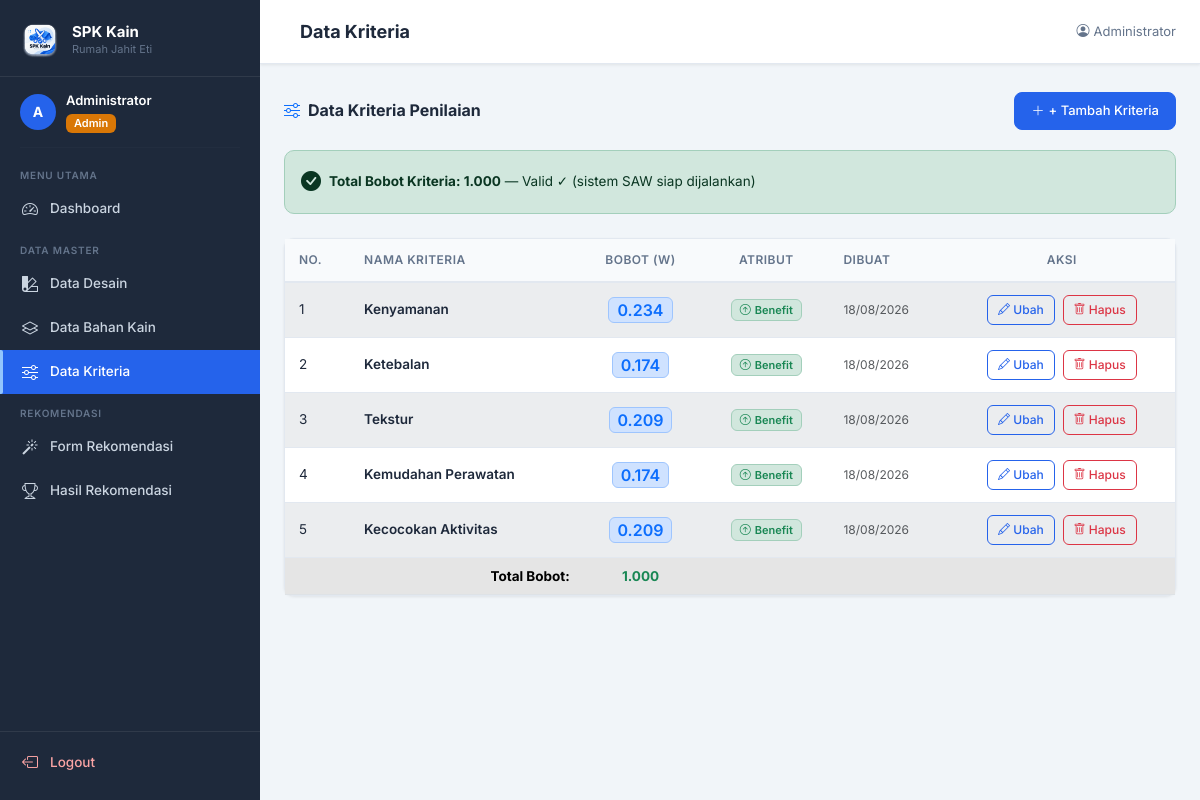
The app's page /public/kriteria/index.php (signed in) with its own data.
### tables this page shows
CREATE TABLE `kriteria` (
  `id`            INT          NOT NULL AUTO_INCREMENT,
  `nama_kriteria` VARCHAR(50)  NOT NULL,
  `bobot`         DECIMAL(5,3) NOT NULL COMMENT '0.000–1.000; total semua baris harus = 1.000',
  `atribut`       ENUM('benefit','cost') NOT NULL DEFAULT 'benefit',
  `created_at`    TIMESTAMP    NOT NULL DEFAULT CURRENT_TIMESTAMP,
  PRIMARY KEY (`id`)
);

### src/autoload.php (called while the page is built, shortened)
<?php
spl_autoload_register(function (string $class): void {
    $namespaceMap = [
        'Config\\'     => BASE_PATH . '/src/Config/',
        'Models\\'     => BASE_PATH . '/src/Models/',
        'Services\\'   => BASE_PATH . '/src/Services/',
        'Middleware\\' => BASE_PATH . '/src/Middleware/',
        'Helpers\\'    => BASE_PATH . '/src/Helpers/',
    ];
    foreach ($namespaceMap as $namespace => $dir) {
        if (str_starts_with($class, $namespace)) {
            $relative = substr($class, strlen($namespace));
            $file     = $dir . str_replace('\\', '/', $relative) . '.php';
            if (file_exists($file)) {
                return;
            }
        }
    }
});

### src/Config/Database.php (called while the page is built, shortened)
<?php
class Database
{
    private static ?PDO $instance = null;
    private static string $host     = '127.0.0.1';
    private static int    $port     = 3307;
    private static string $dbname   = 'spk_saw_kain';
    private static string $username = 'root';
    private static string $password = '';
    private static string $charset  = 'utf8mb4';
    public static function getInstance(): PDO
    {
        if (self::$instance === null) {
            $dsn = sprintf(
                'mysql:host=%s;port=%d;dbname=%s;charset=%s',
                self::$host,
                self::$port,
                self::$dbname,
                self::$charset
            );
            $options = [
                PDO::ATTR_ERRMODE            => PDO::ERRMODE_EXCEPTION,
                PDO::ATTR_DEFAULT_FETCH_MODE => PDO::FETCH_ASSOC,
                PDO::ATTR_EMULATE_PREPARES   => false,
            ];
            try {
                self::$instance = new PDO($dsn, self::$username, self::$password, $options);
            } catch (PDOException $e) {
                error_log('[DB Error] ' . $e->getMessage());
                die('Koneksi database gagal. Hubungi administrator.');
            }
        }
        return self::$instance;
    }
}

### src/Models/Kriteria.php (called while the page is built, shortened)
<?php
class Kriteria
{
    private PDO $db;
    public function __construct()
    {
        $this->db = Database::getInstance();
    }
    public function getAll(): array
    {
        $stmt = $this->db->query(
            'SELECT id, nama_kriteria, bobot, atribut, created_at FROM kriteria ORDER BY id'
        );
        return $stmt->fetchAll();
    }
    public function getTotalBobot(): float
    {
        $result = $this->db->query('SELECT SUM(bobot) FROM kriteria')->fetchColumn();
        return $result !== null ? round((float)$result, 3) : 0.0;
    }
}

### public/kriteria/index.php (the view, shortened to what this page needs)
<?php
require_once __DIR__ . '/../../src/autoload.php';
$modelKriteria = new Kriteria();
$kriteriaList  = $modelKriteria->getAll();
$totalBobot    = $modelKriteria->getTotalBobot();
$bobotValid    = abs($totalBobot - 1.0) <= 0.001;
require_once __DIR__ . '/../partials/header.php';
?>
<div class="layout-wrapper">
    <?php require_once __DIR__ . '/../partials/sidebar.php'; ?>
    <main class="main-content">
        <?php require_once __DIR__ . '/../partials/navbar.php'; ?>
        <div class="content-wrapper">
            <div class="section-header">
                <h2 class="section-title">
                    <i class="bi bi-sliders me-2 text-primary"></i>Data Kriteria Penilaian
                </h2>
                <?php if ($_SESSION['role'] === 'admin'): ?>
                <a href="/spk-saw-kain/public/kriteria/create.php" class="btn btn-primary">
                    <i class="bi bi-plus-lg me-1"></i>+ Tambah Kriteria
                </a>
                <?php endif; ?>
            </div>
            <div class="alert <?= $bobotValid ? 'alert-success' : 'alert-danger' ?> d-flex align-items-center mb-4">
                <i class="bi <?= $bobotValid ? 'bi-check-circle-fill' : 'bi-exclamation-triangle-fill' ?> me-2 fs-5"></i>
                <div>
                    <strong>Total Bobot Kriteria: <?= number_format($totalBobot, 3) ?></strong>
                    <?php if ($bobotValid): ?>
                        — Valid ✓ (sistem SAW siap dijalankan)
                    <?php else: ?>
                        — <strong>Tidak valid!</strong> Total harus = 1.000.
                        Selisih: <?= number_format(abs(1.0 - $totalBobot), 3) ?>
                    <?php endif; ?>
                </div>
            </div>
            <div class="card">
                <div class="card-body p-0">
                    <?php if (empty($kriteriaList)): ?>
                    <div class="empty-state">
                        <i class="bi bi-sliders"></i>
                        <p>Belum ada data kriteria.</p>
                    </div>
                    <?php else: ?>
                    <div class="table-responsive">
                        <table class="table table-hover table-striped mb-0">
                            <thead>
                                <tr>
                                    <th>No.</th>
                                    <th>Nama Kriteria</th>
                                    <th class="text-center">Bobot (W)</th>
                                    <th class="text-center">Atribut</th>
                                    <th>Dibuat</th>
                                    <?php if ($_SESSION['role'] === 'admin'): ?>
                                    <th class="text-center">Aksi</th>
                                    <?php endif; ?>
                                </tr>
                            </thead>
                            <tbody>
                                <?php foreach ($kriteriaList as $i => $k): ?>
                                <tr>
                                    <td><?= $i + 1 ?></td>
                                    <td class="fw-600"><?= htmlspecialchars($k['nama_kriteria']) ?></td>
                                    <td class="text-center">
                                        <span class="badge bg-primary-subtle text-primary border border-primary-subtle fs-6">
                                            <?= number_format($k['bobot'], 3) ?>
                                        </span>
                                    </td>
                                    <td class="text-center">
                                        <?php if ($k['atribut'] === 'benefit'): ?>
                                        <span class="badge bg-success-subtle text-success border border-success-subtle">
                                            <i class="bi bi-arrow-up-circle me-1"></i>Benefit
                                        </span>
                                        <?php else: ?>
                                        <span class="badge bg-danger-subtle text-danger border border-danger-subtle">
                                            <i class="bi bi-arrow-down-circle me-1"></i>Cost
                                        </span>
                                        <?php endif; ?>
                                    </td>
                                    <td class="text-muted" style="font-size:12px;">
                                        <?= date('d/m/Y', strtotime($k['created_at'])) ?>
                                    </td>
                                    <?php if ($_SESSION['role'] === 'admin'): ?>
                                    <td class="text-center">
                                        <a href="/spk-saw-kain/public/kriteria/edit.php?id=<?= $k['id'] ?>"
                                           class="btn btn-sm btn-outline-primary me-1">
                                            <i class="bi bi-pencil"></i> Ubah
                                        </a>
                                        <a href="/spk-saw-kain/public/kriteria/delete.php?id=<?= $k['id'] ?>"
                                           class="btn btn-sm btn-outline-danger confirm-delete"
                                           data-nama="<?= htmlspecialchars($k['nama_kriteria']) ?>">
                                            <i class="bi bi-trash"></i> Hapus
                                        </a>
                                    </td>
                                    <?php endif; ?>
                                </tr>
                                <?php endforeach; ?>
                            </tbody>
                            <tfoot>
                                <tr class="table-active">
                                    <td colspan="2" class="text-end fw-700">Total Bobot:</td>
                                    <td class="text-center fw-700">
                                        <span class="<?= $bobotValid ? 'text-success' : 'text-danger' ?>">
                                            <?= number_format($totalBobot, 3) ?>
                                        </span>
                                    </td>
                                    <td colspan="<?= $_SESSION['role'] === 'admin' ? 3 : 2 ?>"></td>
                                </tr>
                            </tfoot>
                        </table>
                    </div>
                    <?php endif; ?>
                </div>
            </div>
        </div>
    </main>
</div>
</body>
</html>

### public/assets/css/style.css (style rules this page uses)
:root { --primary: #2563EB; --primary-dark: #1D4ED8; --primary-light: #EFF6FF; --accent: #0EA5E9; --success: #16A34A; --warning: #D97706; --danger: #DC2626; --sidebar-bg: #1E293B; --sidebar-hover: #334155; --sidebar-active: #2563EB; --sidebar-text: #CBD5E1; --sidebar-label: #64748B; --sidebar-width: 260px; --navbar-height: 64px; --bg: #F1F5F9; --surface: #FFFFFF; --border: #E2E8F0; --text-main: #1E293B; --text-muted: #64748B; --radius: 10px; --shadow-sm: 0 1px 3px rgba(0,0,0,.08); --shadow: 0 4px 16px rgba(0,0,0,.10); --shadow-lg: 0 8px 32px rgba(0,0,0,.14); --transition: all .2s ease; }
*, *::before, *::after { box-sizing: border-box; }
html, body { height: 100%; margin: 0; padding: 0; }
body { font-family: 'Inter', system-ui, sans-serif; font-size: 14px; color: var(--text-main); background: var(--bg); }
.layout-wrapper { display: flex; min-height: 100vh; }
.main-content { margin-left: var(--sidebar-width); flex: 1; display: flex; flex-direction: column; min-height: 100vh; }
.content-wrapper { padding: 28px 24px; flex: 1; }
.card { border: 1px solid var(--border); border-radius: var(--radius); box-shadow: var(--shadow-sm); background: var(--surface); }
.card-body { padding: 20px; }
.table { font-size: 13.5px; margin-bottom: 0; }
.table thead th { background: #F8FAFC; color: var(--text-muted); font-weight: 600; font-size: 12px; text-transform: uppercase; letter-spacing: .04em; border-bottom: 2px solid var(--border); padding: 12px 14px; white-space: nowrap; }
.table tbody td { padding: 12px 14px; vertical-align: middle; border-color: var(--border); color: var(--text-main); }
.table-striped > tbody > tr:nth-of-type(odd) > * { background-color: rgba(241,245,249,.5); }
.btn { font-size: 13px; font-weight: 500; border-radius: 8px; padding: 8px 16px; transition: var(--transition); }
.btn-sm { padding: 5px 10px; font-size: 12px; border-radius: 6px; }
.btn-primary { background: var(--primary); border-color: var(--primary); }
.btn-outline-primary { color: var(--primary); border-color: var(--primary); }
.badge { font-size: 11px; font-weight: 600; padding: 4px 8px; border-radius: 6px; }
.fw-600 { font-weight: 600; }
.fw-700 { font-weight: 700; }
.section-header { display: flex; align-items: center; justify-content: space-between; margin-bottom: 20px; gap: 12px; flex-wrap: wrap; }
.section-title { font-size: 16px; font-weight: 700; color: var(--text-main); margin: 0; }
.alert { border-radius: var(--radius); font-size: 13.5px; }

### records on screen
kriteria: nama_kriteria "Kenyamanan", bobot "0.234", atribut "benefit" (drawn), created_at "18/08/2026"
kriteria: nama_kriteria "Ketebalan", bobot "0.174", atribut "benefit" (drawn), created_at "18/08/2026"
kriteria: nama_kriteria "Tekstur", bobot "0.209", atribut "benefit" (drawn), created_at "18/08/2026"
kriteria: nama_kriteria "Kemudahan Perawatan", bobot "0.174", atribut "benefit" (drawn), created_at "18/08/2026"
kriteria: nama_kriteria "Kecocokan Aktivitas", bobot "0.209", atribut "benefit" (drawn), created_at "18/08/2026"

### other values on screen
substr($_SESSION['nama'] ?? 'U', 0, 1) "A"
$_SESSION['nama'] "Administrator"
$pageTitle "Data Kriteria"
$totalBobot "1.000"
